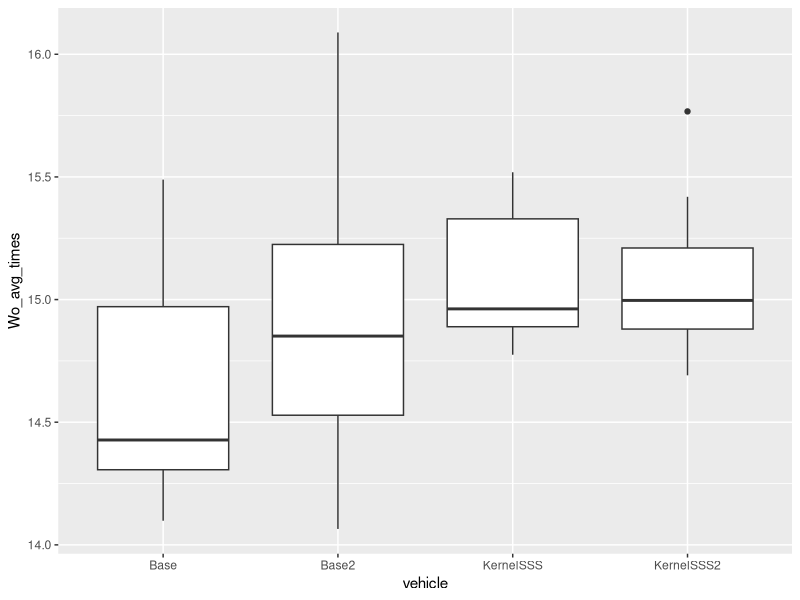

This figure's R source:
## ---- chunk 1
knitr::opts_chunk$set(echo = FALSE)

data = read.csv("DataTable.csv")

library(ggplot2)
library(dplyr)
library(tidyr)
library(knitr)

## ---- chunk 2
kernel_gen = data %>%
  filter(eval_name=="KernelGen")%>%
  select(map_name, SSS_avg_interventions, SSS_avg_times, SSS_std_dev, SSS_success_rate)
  
kable(kernel_gen)
## ---- chunk 3
reward = data %>%
  filter(eval_name=="RewardTest") %>%
  select(agent_name, rk, constant_reward, SSS_avg_times, SSS_std_dev,  SSS_avg_interventions)%>%
     arrange(agent_name)


kable(reward)
## ---- chunk 4

benchmarks = data %>%
  filter(eval_name=="repeat")%>%
  # filter(Wo_avg_times> 1)%>%
  select(agent_name, SSS_avg_times, Wo_avg_times, Wo_success_rate)%>%
   arrange(desc(agent_name))

kable(benchmarks)

## ---- chunk 5

data %>%
  filter(eval_name=="repeat")%>%
  filter(Wo_avg_times>6)%>%
  select(agent_name, Wo_avg_times, Wo_success_rate, vehicle)%>%
  ggplot(aes(x=vehicle, y=Wo_avg_times, group=vehicle))+
  geom_boxplot()
  # coord_cartesian(ylim = c(1, 20))

b =  data %>%
  filter(eval_name=="repeat")%>%
  filter(Wo_avg_times>6)%>%
  select(Wo_avg_times, vehicle, agent_name)%>%
  pivot_wider(names_from = vehicle, values_from = Wo_avg_times)
  # group_by(vehicle)
  
summary(b)
## ---- chunk 6

benchmarks = data %>%
  filter(eval_name=="benchmark")%>%
  select(vehicle, map_name, Wo_avg_times)%>%
   arrange(desc(vehicle)) %>%
  pivot_wider(names_from = map_name, values_from = Wo_avg_times)

#TODO: get map name then use pivot wider to compare accross maps.

kable(benchmarks)
